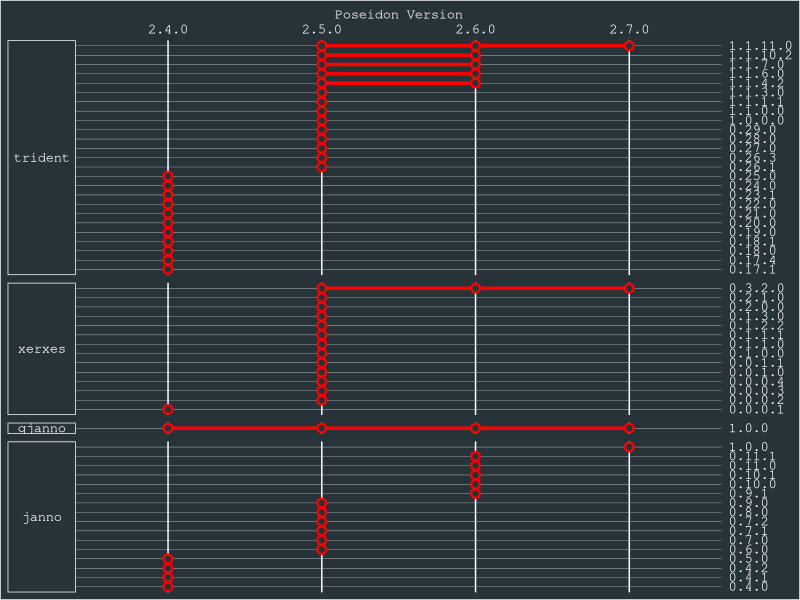

Write the R code that produced this figure.
# setwd("/home/schmid/agora/poseidon-framework.github.io/version_table_figure")

library(ggplot2)
library(magrittr)

make_sorted_factor <- function(x, ...) {
  factor(x, levels = unique(stringr::str_sort(x, numeric = TRUE)), ...)
}

versions_raw <- readr::read_tsv("version_table.tsv")

versions <- versions_raw %>%
  dplyr::mutate(
    tool = factor(tool, levels = c("trident", "xerxes", "qjanno", "janno")),
    poseidonVersion = make_sorted_factor(poseidonVersion, ordered = TRUE),
    version = make_sorted_factor(version)
  )

versions_for_segments <- versions %>%
  dplyr::group_by(tool, version) %>%
  dplyr::summarise(
    minPoseidonVersion = min(poseidonVersion),
    maxPoseidonVersion = max(poseidonVersion),
  ) %>%
  dplyr::ungroup()

p <- ggplot() +
  facet_grid(rows = dplyr::vars(tool), scales = "free_y", space = "free_y", switch = "both") +
  geom_segment(
    data = versions_for_segments,
    mapping = aes(x = minPoseidonVersion, xend = maxPoseidonVersion, y = version, yend = version),
    color = "red",
    linewidth = 1.2
  ) +
  geom_point(
    data = versions,
    mapping = aes(x = poseidonVersion, y = version),
    color = "red",
    size = 3
  ) +  
  geom_point(
    data = versions,
    mapping = aes(x = poseidonVersion, y = version),
    color = "#283339",
    size = 1.5
  ) +
  scale_y_discrete(position = "right") +
  scale_x_discrete(position = "top") +
  theme(
    strip.text.y.left = element_text(angle = 0),
    axis.title.y = element_blank(),
    plot.background = element_rect(fill = "#283339"),
    #axis.text.y.right = element_text(hjust = 1),
    axis.text = element_text(color = "white", size = 10),
    axis.title = element_text(color = "white", size = 10),
    panel.background = element_rect(fill = "#283339"),
    panel.grid.major.y = element_line(linewidth = 0.1),
    panel.grid.minor.y = element_blank(),
    strip.background = element_rect(fill = NA, color = "white"),
    strip.text = element_text(color = "white", size = 10),
    text = element_text(family = "mono")
  ) +
  xlab("Poseidon Version")

ggsave(
  filename = "version_figure.png",
  plot = p,
  device = "png",
  scale = 4,
  units = "px",
  width = 150,
  height = 300,
  dpi = 150
)
  
